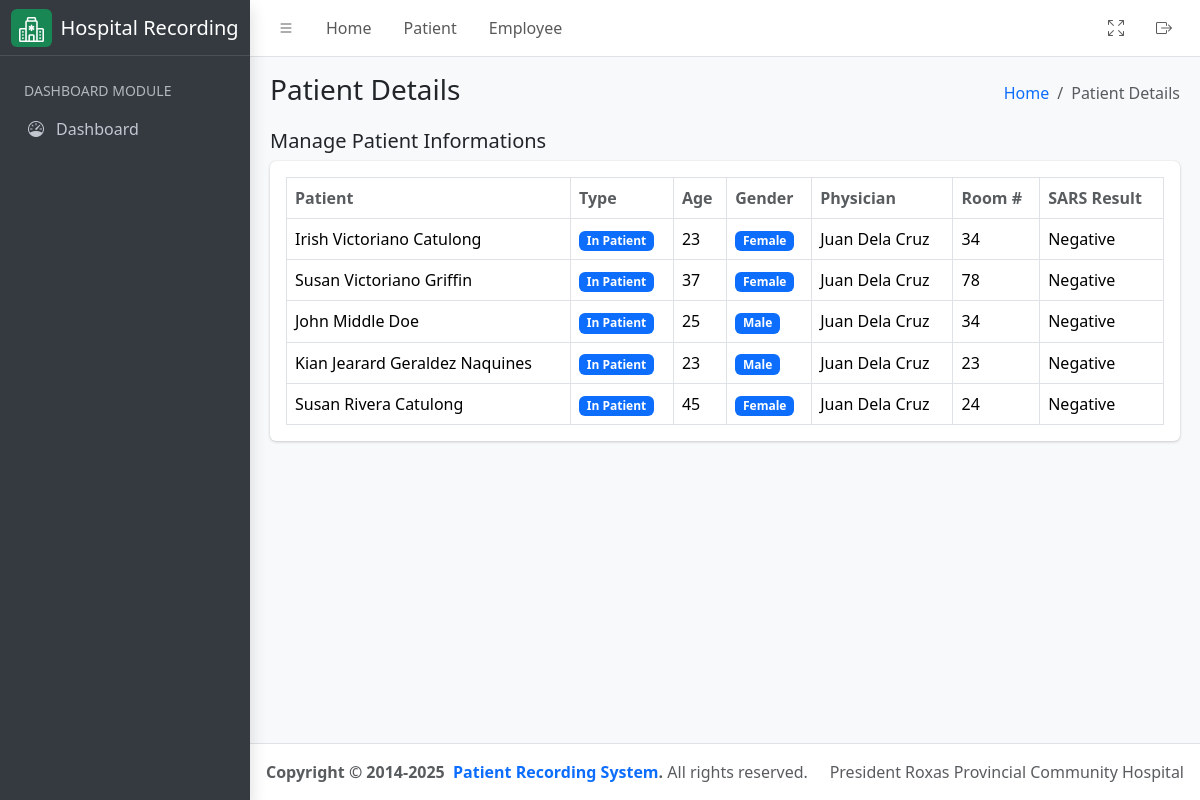
/patient/, run on an earlier commit of the app's database.
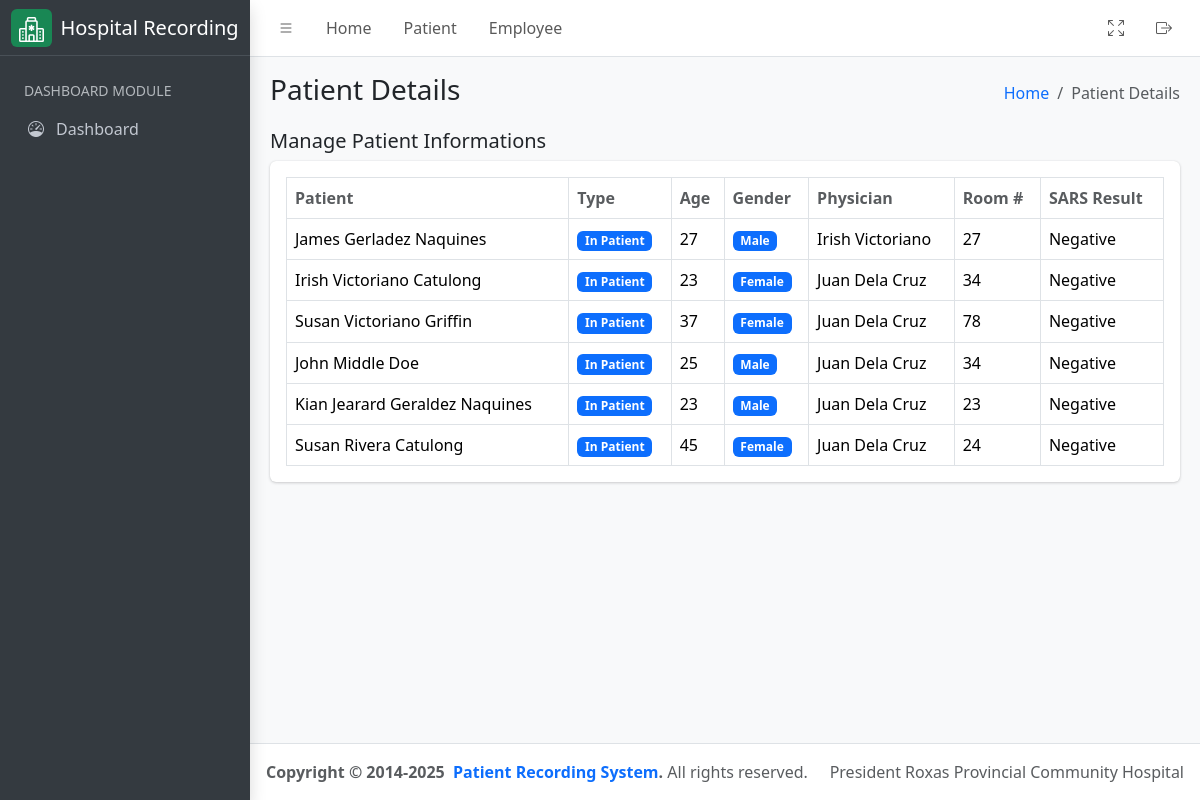
And on a later commit of the database.
### hospital_app/models.py (models this page shows, shortened)
class Patient(models.Model):
    firstname = models.CharField(max_length=255)
    middlename = models.CharField(max_length=255)
    lastname = models.CharField(max_length=255)
    age = models.PositiveIntegerField()
    sex = models.CharField(
        max_length=10, choices=(("Male", "Male"), ("Female", "Female"))
    )
    physician = models.ForeignKey(
        User,
        related_name="physician",
        limit_choices_to={"groups__name": "Physician"},
        on_delete=models.CASCADE,
    )
    room_number = models.PositiveIntegerField()
    sample_type = models.CharField(max_length=255)
    time_of_collection = models.TimeField()
    date_of_collection = models.DateField()
    sars_result = models.CharField(max_length=255)
    date = models.DateField(auto_now_add=True)
    assigned_pathologist = models.ForeignKey(
        User,
        related_name="patient_pathologist",
        on_delete=models.CASCADE,
        null=True,
        blank=True,
        limit_choices_to={"groups__name": "Pathologist"},
    )
    assigned_technologist = models.ForeignKey(
        User,
        related_name="patient_technologist",
        on_delete=models.CASCADE,
        null=True,
        blank=True,
        limit_choices_to={"groups__name": "Medical Technologist"},
    )
    patient_type = models.CharField(
        max_length=100,
        default="In Patient",
        choices=(
            ("In Patient", "In Patient"),
            ("Out Patient", "Out Patient"),
        ),
    )
    def get_full_name(self):
        return f"{self.firstname} {self.middlename} {self.lastname}"
    class Meta:
        ordering = ('time_of_collection',)

### hospital_app/views.py (the view)
# urls.py: path('patient/', PatientListView.as_view(), name="patient_list"),
class PatientListView(ListView):
    template_name = "patient.html"
    queryset = Patient.objects.all().order_by('-date')
    context_object_name = "patients"
    def get_context_data(self, **kwargs):
        context = super().get_context_data(**kwargs)
        context["detail_header"] = "Patient Details List"
        context["humberger_header"] = "Patient Details"
        return context

### hospital_app/templatetags/group.py (called while the page is built)
@register.filter
def has_group(user, group_name):
    return user.groups.filter(name=group_name).exists()

### hospital_app/templates/patient.html (shortened to what this page needs)
{% extends './includes/base.html' %}
{% load group %}
{% block content %}
<div class="container-fluid">
    <div class="row">
        <div class="col-md-12">
            <div class="d-flex justify-content-between align-items-center">
                <h5>Manage Patient Informations</h5>
            </div>
            <div class="card mb-4">
                <div class="card-body">
                    <table id="datatable" class="table table-bordered table-hover">
                        <thead>
                            <tr>
                                <th class="text-muted">Patient</th>
                                <th class="text-muted">Type</th>
                                <th class="text-muted">Age</th>
                                <th class="text-muted">Gender</th>
                                <th class="text-muted">Physician</th>
                                <th class="text-muted">Room #</th>
                                <th class="text-muted">SARS Result</th>
                            </tr>
                        </thead>
                        <tbody>
                            {% for result in patients %}
                            <tr>
                                <td>{{ result.get_full_name }}</td>
                                <td>
                                    <span class="badge bg-primary">{{ result.patient_type }}</span>
                                </td>
                                <td>{{ result.age }}</td>
                                <td>
                                    <span class="badge bg-primary">{{ result.sex }}</span>
                                </td>
                                <td>{{ result.physician.get_full_name }}</td>
                                <td>{{ result.room_number }}</td>
                                <td>{{ result.sars_result }}</td>
                            </tr>
                            {% endfor %}
                        </tbody>
                    </table>
                </div>
            </div>
        </div>
    </div>
</div>
{% endblock %}

### hospital_app/templates/includes/base.html (shortened to what this page needs)
{% load static %}
<!DOCTYPE html>
<html lang="en">
    <head>
        <link
            rel="stylesheet"
            href="https://cdn.jsdelivr.net/npm/@fontsource/source-sans-3@5.0.12/index.css"
        >
        <link
            rel="stylesheet"
            href="https://cdn.jsdelivr.net/npm/overlayscrollbars@2.3.0/styles/overlayscrollbars.min.css"
        >
        <link
            rel="stylesheet"
            href="https://cdn.jsdelivr.net/npm/bootstrap-icons@1.11.0/font/bootstrap-icons.min.css"
        >
        <link rel="stylesheet" href="{% static 'css/adminlte.css' %}">
        <link
            rel="stylesheet"
            href="https://cdn.jsdelivr.net/npm/apexcharts@3.37.1/dist/apexcharts.css"
        >
        <link href="https://cdn.datatables.net/v/bs5/jq-3.7.0/dt-2.1.8/datatables.min.css" rel="stylesheet">
    </head>
    <body class="layout-fixed sidebar-expand-lg bg-body-tertiary">
        <div class="app-wrapper">
            {% include './navbar.html' %}
       {% include './sidebar.html' %}
            <main class="app-main">
                {% include './subheader.html' %}
                <div class="app-content">
                    {% block content %}{% endblock %}
                </div>
            </main>
            {% include './footer.html' %}
        </div>
    </body>
</html>

### hospital_app/templates/includes/navbar.html (shortened to what this page needs)
{% load static %}
<nav class="app-header navbar navbar-expand bg-body">
    <div class="container-fluid">
        <ul class="navbar-nav">
            <li class="nav-item">
                <a
                    class="nav-link"
                    data-lte-toggle="sidebar"
                    href="#"
                    role="button"
                >
                    <i class="bi bi-list"></i>
                </a>
            </li>
            <li class="nav-item d-none d-md-block">
                <a href="#" class="nav-link">Home</a>
            </li>
            <li class="nav-item d-none d-md-block">
                <a href="{% url 'patient_list' %}" class="nav-link">Patient</a>
            </li>
            <li class="nav-item d-none d-md-block">
                <a href="#" class="nav-link">Employee</a>
            </li>
        </ul>
        <ul class="navbar-nav ms-auto">
            <li class="nav-item">
                <a class="nav-link" href="#" data-lte-toggle="fullscreen">
                    <i data-lte-icon="maximize" class="bi bi-arrows-fullscreen"></i>
                </a>
            </li>
            <li class="nav-item">
                <a href="{% url 'logout_user' %}" class="nav-link">
                    <i class="bi bi-box-arrow-right fw-bold"></i>
                </a>
            </li>
        </ul>
    </div>
</nav>

### hospital_app/templates/includes/sidebar.html (shortened to what this page needs)
{% load static %}
{% load group %}
<aside class="app-sidebar bg-body-secondary shadow" data-bs-theme="dark">
    <div class="sidebar-brand d-flex align-items-center gap-2">
        <div class="bg-success rounded px-2 py-1">
        </div>
        <span class="fw-light text-white">Hospital Recording</span>
    </div>
    <div class="sidebar-wrapper d-flex flex-column">
        <nav class="mt-2 flex-grow-1">
            <ul
                class="nav sidebar-menu flex-column"
                data-lte-toggle="treeview"
                role="menu"
                data-accordion="false"
            >
            <li>
                <a href="#" class="nav-link">
                    <small class="text-uppercase text-muted">
                        Dashboard Module
                    </small>
                </a>
            </li>
            <li class="nav-item active">
                <a href="{% url 'dashboard' %}" class="nav-link">
                    <i class="nav-icon bi bi-speedometer"></i>
                    <p>
                        Dashboard
                    </p>
                </a>
            </li>
            </ul>
        </nav>
    </div>
</aside>

### hospital_app/templates/includes/subheader.html
<div class="app-content-header">
    <div class="container-fluid">
        <div class="row">
            <div class="col-sm-6">
                <h3 class="mb-0">{{ humberger_header }}</h3>
            </div>
            <div class="col-sm-6">
                <ol class="breadcrumb float-sm-end">
                    <li class="breadcrumb-item"><a href="{% url 'dashboard' %}">Home</a></li>
                    <li class="breadcrumb-item active" aria-current="page">
                        {{ humberger_header }}
                    </li>
                </ol>
            </div>
        </div>
    </div>
</div>

### hospital_app/templates/includes/footer.html
<footer class="app-footer">
    <div class="float-end d-none d-sm-inline">President Roxas Provincial Community Hospital</div> <strong>
        Copyright &copy; 2014-2025&nbsp;
        <a href="#" class="text-decoration-none">Patient Recording System</a>.
    </strong>
    All rights reserved.
</footer>

What changed in the data, as far as the page shows it:
added Patient: get_full_name "James Gerladez Naquines", patient_type "In Patient", age "27", sex "Male", physician.get_full_name "Irish Victoriano", room_number "27", sars_result "Negative"
